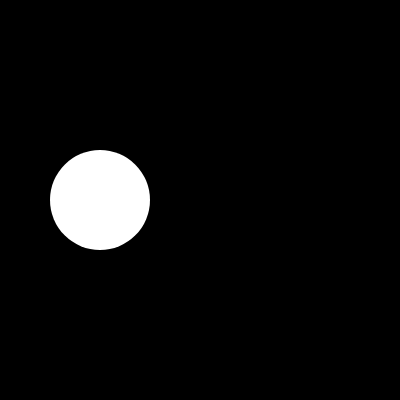
Frame 1 (no input)
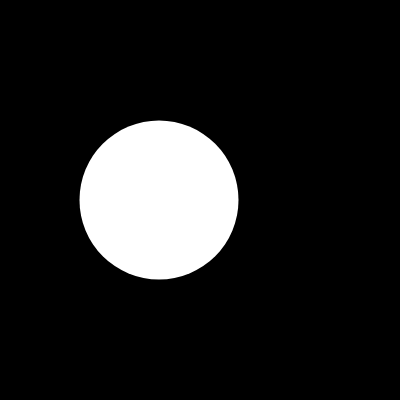
Frame 60 (no input)
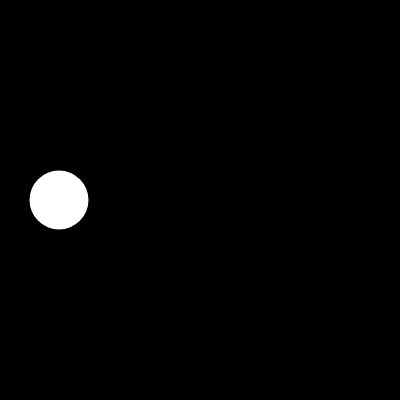
Frame 120 (the mouse pressed at the canvas centre since frame 60)

The p5.js sketch that drew these frames (run headless with seeded random() and noise() and a simulated clock; from frame 60 on, the mouse is pressed at the canvas centre):

// p5.js sketch
// ── sketch.js
//Flow/Variable
let circleX=100;//Declare Variable & Initialize
let circleG=100;
function setup() {
  createCanvas(400, 400);
  //circleX=0;//Initialize Variable
 
}
function mousePressed(){
  circleX=0;
  circleG=0;
}

function draw() {
  background(0);
  noStroke();
  fill(255);
  ellipse(circleX,200,circleG,circleG);
  
  circleX++;
  circleG=circleX;

}

// function mousePressed(){
//    background(0);
// }
